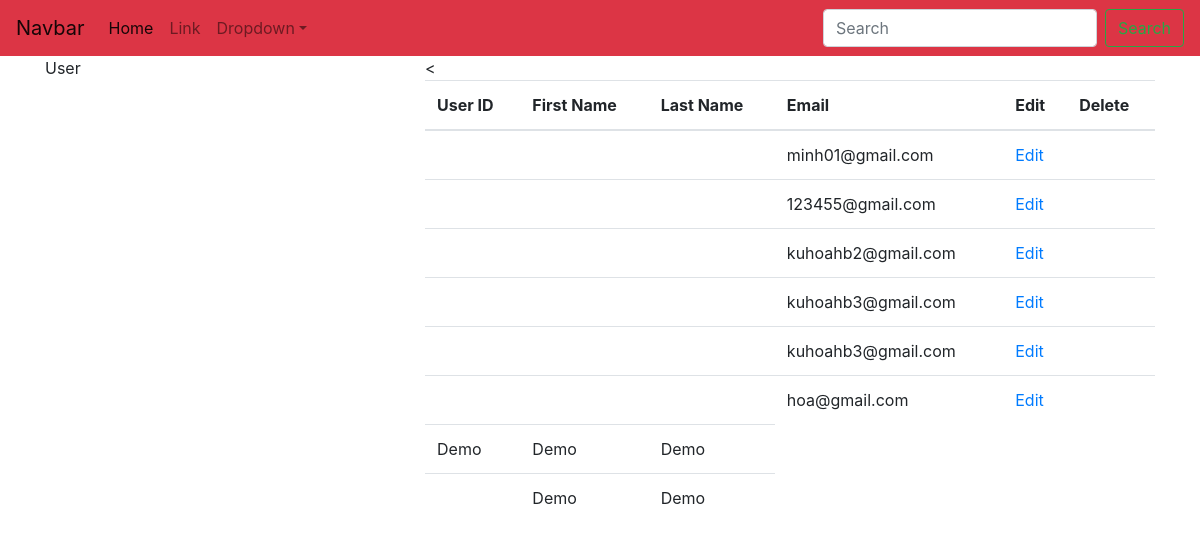
The page /vidu/prac04-hienthidanhsachsSQL/index.php on the database its author committed.
### tables this page shows
CREATE TABLE `users` (
  `id` mediumint(6) NOT NULL,
  `username` varchar(30) NOT NULL,
  `email` varchar(60) NOT NULL,
  `role` enum('Author','Admin','','') DEFAULT 'Author',
  `password` char(60) NOT NULL,
  `created_at` timestamp NOT NULL DEFAULT current_timestamp() ON UPDATE current_timestamp()
);

### vidu/prac04-hienthidanhsachsSQL/index.php (the view, shortened to what this page needs)
<!doctype html>
<html lang="en">
  <head>
    <link rel="stylesheet" href="https://stackpath.bootstrapcdn.com/bootstrap/4.3.1/css/bootstrap.min.css">
  </head>
  <body>
    <nav class="navbar navbar-expand-sm navbar-light bg-danger">
        <a class="navbar-brand" href="#">Navbar</a>
        <div class="collapse navbar-collapse" id="collapsibleNavId">
            <ul class="navbar-nav mr-auto mt-2 mt-lg-0">
                <li class="nav-item active">
                    <a class="nav-link" href="#">Home <span class="sr-only">(current)</span></a>
                </li>
                <li class="nav-item">
                    <a class="nav-link" href="#">Link</a>
                </li>
                <li class="nav-item dropdown">
                    <a class="nav-link dropdown-toggle" href="#" id="dropdownId" data-toggle="dropdown" aria-haspopup="true" aria-expanded="false">Dropdown</a>
                </li>
            </ul>
            <form class="form-inline my-2 my-lg-0">
                <input class="form-control mr-sm-2" type="text" placeholder="Search">
                <button class="btn btn-outline-success my-2 my-sm-0" type="submit">Search</button>
            </form>
        </div>
    </nav>
    <main class = "container">
        <div class="row">
            <div class="col-md-4">
                <a herf="index.php">User</a>
            </div>
            <div class="col-md-8">
                <<table class="table">
                    <thead>
                        <tr>
                            <th>User ID</th>
                            <th>First Name</th>
                            <th>Last Name</th>
                            <th>Email</th>
                            <th>Edit</th>
                            <th>Delete</th>
                        </tr>
                    </thead>
                    <tbody>
                    <?php
                        require('includes/config.php');
                        $sql= "SELECT* FROM users";
                        $result= mysqli_query($conn,$sql);
                        while($row = mysqli_fetch_assoc($result)){
                    ?>
                            <tr>
                                <td scope="row"><?php echo $row['userid'];?></td>
                                <td><?php echo $row['first_name'];?></td>
                                <td><?php echo $row['last_name'];?></td>
                                <td><?php echo $row['email'];?></td>
                                <td><a href="edit.php?id=<?php echo $row['user id'];?>">Edit</a></td>
                                <td><a href="delete.php?id=<?php echo $row['user id'];?>"><i class="fas fa-trash-alt"></i></a></td>
                            </tr>
                    <?php
                        }
                    ?>
                        <tr>
                            <td scope="row">Demo</td>
                            <td>Demo</td>
                            <td>Demo</td>
                        </tr>
                        <tr>
                            <td scope="row"></td>
                            <td>Demo</td>
                            <td>Demo</td>
                        </tr>
                    </tbody>
                </table>
            </div>
        </div>
    </main>
  </body>
</html>

### rows shown on the page
users: email "minh01@gmail.com"
users: email "123455@gmail.com"
users: email "kuhoahb2@gmail.com"
users: email "kuhoahb3@gmail.com"
users: email "kuhoahb3@gmail.com"
users: email "hoa@gmail.com"
